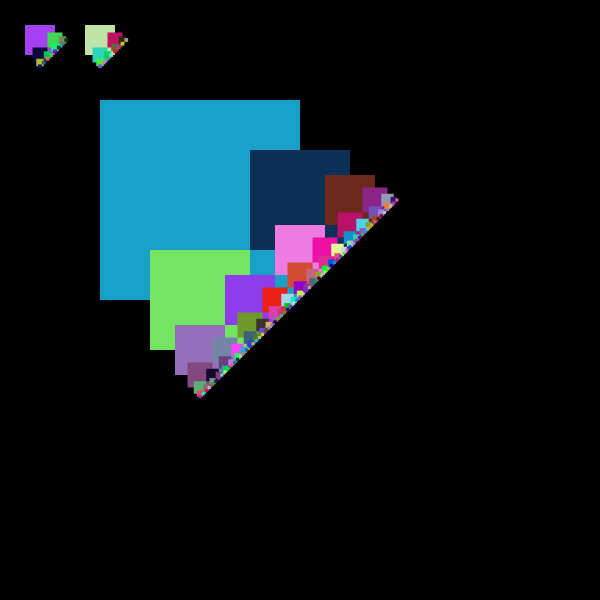
Frame 1 (no input)
Frame 60 (the mouse pressed at the canvas centre just before this capture): identical to frame 1, image omitted
Frame 120 (the mouse held since frame 60 and released just before this capture): identical to frame 1, image omitted

The Processing sketch that drew this single still picture (run headless with seeded random() and noise(); from frame 60 on, the mouse is pressed at the canvas centre):

// Processing sketch: recursive
// ── recursive.pde
void magicRect(float x, float y, float wi, float he) {
  
  if( wi > 2) {
    fill(random(255), random(255), random(255));
    rect(x, y, wi, he);
    
    magicRect(x + wi/2, y, wi/2, he/2);
    magicRect(x, y + he/2, wi/2, he/2);
  }
}

void setup() {
  size(600, 600);
  background(0);
  rectMode(CENTER);
  noStroke();

  magicRect(40, 40, 30, 30);
  magicRect(100, 40, 30, 30);
  magicRect(200, 200, 200, 200);
}

void draw() {
}
